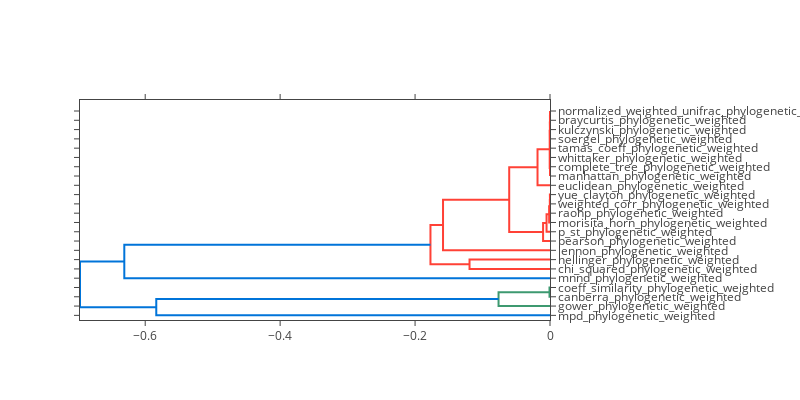

Notebook code cell kept with this figure:
### Code cell
plot_dm_dendrogram(filters=["unweighted", "nonphylogenetic"],height=400)

### Figure 1 — Plotly figure (JSON) as saved in the notebook; plotly's stock layout.template omitted (floating-point values rounded to 4 significant figures)
{"data": [{"hoverinfo": "text", "marker": {"color": "rgb(61,153,112)"}, "mode": "lines", "text": null, "type": "scatter", "x": [0, -0.0007255, -0.0007255, 0], "xaxis": "x", "y": [25, 25, 35, 35], "yaxis": "y"}, {"hoverinfo": "text", "marker": {"color": "rgb(61,153,112)"}, "mode": "lines", "text": null, "type": "scatter", "x": [0, -0.07626, -0.07626, -0.0007255], "xaxis": "x", "y": [15, 15, 30, 30], "yaxis": "y"}, {"hoverinfo": "text", "marker": {"color": "rgb(0,116,217)"}, "mode": "lines", "text": null, "type": "scatter", "x": [0, -0.5836, -0.5836, -0.07626], "xaxis": "x", "y": [5, 5, 22.5, 22.5], "yaxis": "y"}, {"hoverinfo": "text", "marker": {"color": "rgb(255,65,54)"}, "mode": "lines", "text": null, "type": "scatter", "x": [0, -0.1193, -0.1193, 0], "xaxis": "x", "y": [55, 55, 65, 65], "yaxis": "y"}, {"hoverinfo": "text", "marker": {"color": "rgb(255,65,54)"}, "mode": "lines", "text": null, "type": "scatter", "x": [0, -0.0001598, -0.0001598, 0], "xaxis": "x", "y": [125, 125, 135, 135], "yaxis": "y"}, {"hoverinfo": "text", "marker": {"color": "rgb(255,65,54)"}, "mode": "lines", "text": null, "type": "scatter", "x": [0, -0.0002333, -0.0002333, -0.0001598], "xaxis": "x", "y": [115, 115, 130, 130], "yaxis": "y"}, {"hoverinfo": "text", "marker": {"color": "rgb(255,65,54)"}, "mode": "lines", "text": null, "type": "scatter", "x": [0, -0.001242, -0.001242, -0.0002333], "xaxis": "x", "y": [105, 105, 122.5, 122.5], "yaxis": "y"}, {"hoverinfo": "text", "marker": {"color": "rgb(255,65,54)"}, "mode": "lines", "text": null, "type": "scatter", "x": [0, -0.00511, -0.00511, -0.001242], "xaxis": "x", "y": [95, 95, 113.8, 113.8], "yaxis": "y"}, {"hoverinfo": "text", "marker": {"color": "rgb(255,65,54)"}, "mode": "lines", "text": null, "type": "scatter", "x": [0, -0.01026, -0.01026, -0.00511], "xaxis": "x", "y": [85, 85, 104.4, 104.4], "yaxis": "y"}, {"hoverinfo": "text", "marker": {"color": "rgb(255,65,54)"}, "mode": "lines", "text": null, "type": "scatter", "x": [0, -5.278e-12, -5.278e-12, 0], "xaxis": "x", "y": [175, 175, 185, 185], "yaxis": "y"}, {"hoverinfo": "text", "marker": {"color": "rgb(255,65,54)"}, "mode": "lines", "text": null, "type": "scatter", "x": [0, -9.295e-12, -9.295e-12, -5.278e-12], "xaxis": "x", "y": [165, 165, 180, 180], "yaxis": "y"}, {"hoverinfo": "text", "marker": {"color": "rgb(255,65,54)"}, "mode": "lines", "text": null, "type": "scatter", "x": [0, -1.163e-11, -1.163e-11, -9.295e-12], "xaxis": "x", "y": [155, 155, 172.5, 172.5], "yaxis": "y"}, {"hoverinfo": "text", "marker": {"color": "rgb(255,65,54)"}, "mode": "lines", "text": null, "type": "scatter", "x": [0, 0, 0, 0], "xaxis": "x", "y": [215, 215, 225, 225], "yaxis": "y"}, {"hoverinfo": "text", "marker": {"color": "rgb(255,65,54)"}, "mode": "lines", "text": null, "type": "scatter", "x": [0, -9.19e-05, -9.19e-05, 0], "xaxis": "x", "y": [205, 205, 220, 220], "yaxis": "y"}, {"hoverinfo": "text", "marker": {"color": "rgb(255,65,54)"}, "mode": "lines", "text": null, "type": "scatter", "x": [0, -0.0002289, -0.0002289, -9.19e-05], "xaxis": "x", "y": [195, 195, 212.5, 212.5], "yaxis": "y"}, {"hoverinfo": "text", "marker": {"color": "rgb(255,65,54)"}, "mode": "lines", "text": null, "type": "scatter", "x": [-1.163e-11, -0.000449, -0.000449, -0.0002289], "xaxis": "x", "y": [163.8, 163.8, 203.8, 203.8], "yaxis": "y"}, {"hoverinfo": "text", "marker": {"color": "rgb(255,65,54)"}, "mode": "lines", "text": null, "type": "scatter", "x": [0, -0.0185, -0.0185, -0.000449], "xaxis": "x", "y": [145, 145, 183.8, 183.8], "yaxis": "y"}, {"hoverinfo": "text", "marker": {"color": "rgb(255,65,54)"}, "mode": "lines", "text": null, "type": "scatter", "x": [-0.01026, -0.06046, -0.06046, -0.0185], "xaxis": "x", "y": [94.69, 94.69, 164.4, 164.4], "yaxis": "y"}, {"hoverinfo": "text", "marker": {"color": "rgb(255,65,54)"}, "mode": "lines", "text": null, "type": "scatter", "x": [0, -0.1586, -0.1586, -0.06046], "xaxis": "x", "y": [75, 75, 129.5, 129.5], "yaxis": "y"}, {"hoverinfo": "text", "marker": {"color": "rgb(255,65,54)"}, "mode": "lines", "text": null, "type": "scatter", "x": [-0.1193, -0.1772, -0.1772, -0.1586], "xaxis": "x", "y": [60, 60, 102.3, 102.3], "yaxis": "y"}, {"hoverinfo": "text", "marker": {"color": "rgb(0,116,217)"}, "mode": "lines", "text": null, "type": "scatter", "x": [0, -0.631, -0.631, -0.1772], "xaxis": "x", "y": [45, 45, 81.13, 81.13], "yaxis": "y"}, {"hoverinfo": "text", "marker": {"color": "rgb(0,116,217)"}, "mode": "lines", "text": null, "type": "scatter", "x": [-0.5836, -0.6967, -0.6967, -0.631], "xaxis": "x", "y": [13.75, 13.75, 63.07, 63.07], "yaxis": "y"}], "layout": {"autosize": false, "height": 400, "hovermode": "closest", "margin": {"r": 250}, "showlegend": false, "width": 800, "xaxis": {"mirror": "allticks", "rangemode": "tozero", "showgrid": false, "showline": true, "showticklabels": true, "ticks": "outside", "type": "linear", "zeroline": false}, "yaxis": {"mirror": "allticks", "rangemode": "tozero", "showgrid": false, "showline": true, "showticklabels": true, "side": "right", "tickmode": "array", "ticks": "outside", "ticktext": ["mpd_phylogenetic_weighted", "gower_phylogenetic_weighted", "canberra_phylogenetic_weighted", "coeff_similarity_phylogenetic_weighted", "mnnd_phylogenetic_weighted", "chi_squared_phylogenetic_weighted", "hellinger_phylogenetic_weighted", "lennon_phylogenetic_weighted", "pearson_phylogenetic_weighted", "p_st_phylogenetic_weighted", "morisita_horn_phylogenetic_weighted", "raohp_phylogenetic_weighted", "weighted_corr_phylogenetic_weighted", "yue_clayton_phylogenetic_weighted", "euclidean_phylogenetic_weighted", "manhattan_phylogenetic_weighted", "complete_tree_phylogenetic_weighted", "whittaker_phylogenetic_weighted", "tamas_coeff_phylogenetic_weighted", "soergel_phylogenetic_weighted", "kulczynski_phylogenetic_weighted", "braycurtis_phylogenetic_weighted", "normalized_weighted_unifrac_phylogenetic_weighted"], "tickvals": [5, 15, 25, 35, 45, 55, 65, 75, 85, 95, 105, 115, 125, 135, 145, 155, 165, 175, 185, 195, 205, 215, 225], "type": "linear", "zeroline": false}}}
